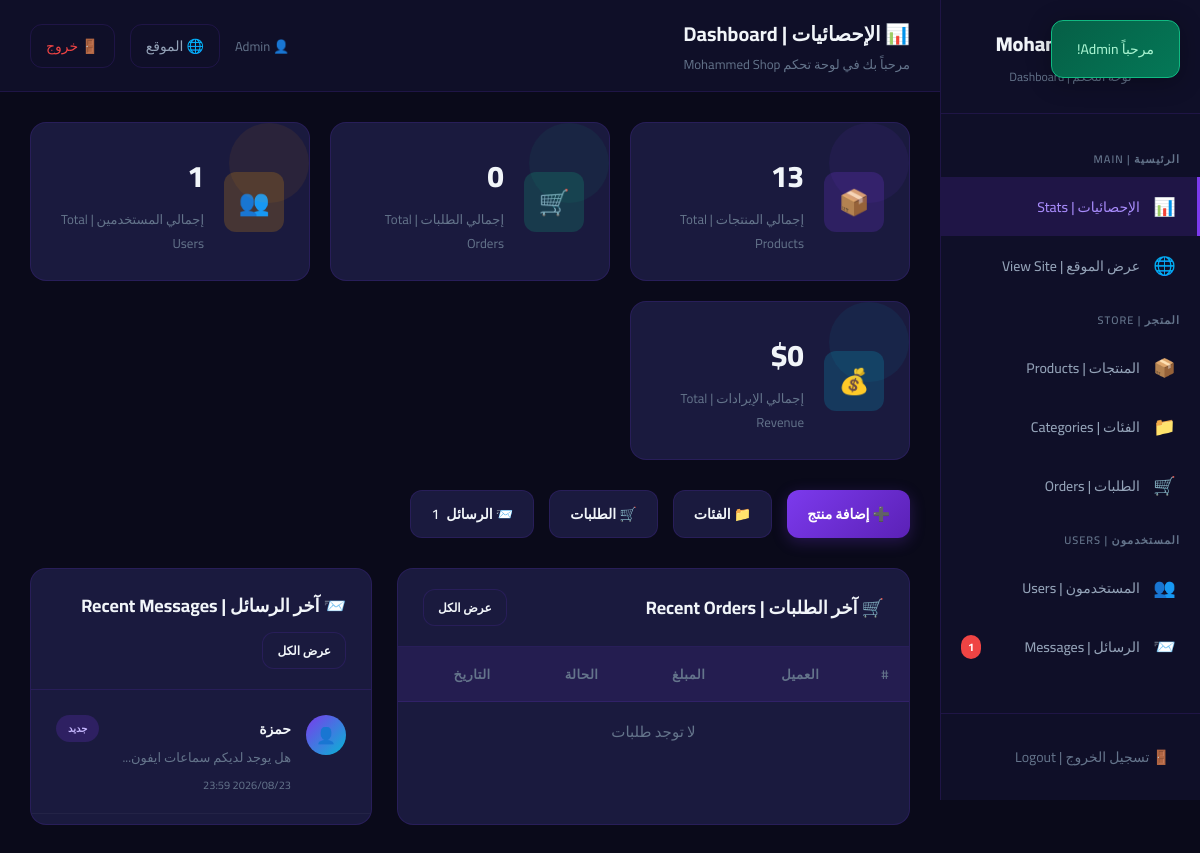
/admin/index.php (signed in), run on the app's committed database.
### tables this page shows
CREATE TABLE `messages` (
  `id` int(11) NOT NULL,
  `name` varchar(100) NOT NULL,
  `email` varchar(150) NOT NULL,
  `subject` varchar(255) DEFAULT NULL,
  `message` text NOT NULL,
  `is_read` tinyint(1) DEFAULT 0,
  `created_at` timestamp NOT NULL DEFAULT current_timestamp()
);

### includes/functions.php (called while the page is built, shortened)
<?php
function sanitize($data) {
    return htmlspecialchars(trim($data), ENT_QUOTES, 'UTF-8');
}
?>

### admin/index.php (the view, shortened to what this page needs)
<?php
require_once '../includes/functions.php';
$totalProducts  = $conn->query("SELECT COUNT(*) as c FROM products")->fetch_assoc()['c'];
$totalOrders    = $conn->query("SELECT COUNT(*) as c FROM orders")->fetch_assoc()['c'];
$totalUsers     = $conn->query("SELECT COUNT(*) as c FROM users WHERE role='user'")->fetch_assoc()['c'];
$totalMessages  = $conn->query("SELECT COUNT(*) as c FROM messages WHERE is_read=0")->fetch_assoc()['c'];
$totalRevenue   = $conn->query("SELECT COALESCE(SUM(total_amount),0) as rev FROM orders WHERE status != 'cancelled'")->fetch_assoc()['rev'];
$recentOrders = $conn->query("SELECT o.*, u.name as user_name FROM orders o JOIN users u ON o.user_id = u.id ORDER BY o.created_at DESC LIMIT 8");
$recentMessages = $conn->query("SELECT * FROM messages ORDER BY created_at DESC LIMIT 6");
require_once 'includes/admin_header.php';
?>
<div class="stats-grid">
    <div class="stat-card">
        <div class="stat-icon">📦</div>
        <div class="stat-info">
            <h3><?= $totalProducts ?></h3>
            <p>إجمالي المنتجات | Total Products</p>
        </div>
    </div>
    <div class="stat-card">
        <div class="stat-icon">🛒</div>
        <div class="stat-info">
            <h3><?= $totalOrders ?></h3>
            <p>إجمالي الطلبات | Total Orders</p>
        </div>
    </div>
    <div class="stat-card">
        <div class="stat-icon">👥</div>
        <div class="stat-info">
            <h3><?= $totalUsers ?></h3>
            <p>إجمالي المستخدمين | Total Users</p>
        </div>
    </div>
    <div class="stat-card">
        <div class="stat-icon">💰</div>
        <div class="stat-info">
            <h3>$<?= number_format($totalRevenue, 0) ?></h3>
            <p>إجمالي الإيرادات | Total Revenue</p>
        </div>
    </div>
</div>
<div style="display:flex;gap:1.5rem;flex-wrap:wrap;margin-bottom:3rem;">
    <a href="add_product.php" class="btn btn-primary">➕ إضافة منتج</a>
    <a href="categories.php" class="btn btn-secondary">📁 الفئات</a>
    <a href="orders.php" class="btn btn-secondary">
        🛒 الطلبات <?php if($pendingOrders): ?><span class="nav-badge"><?= $pendingOrders ?></span><?php endif; ?>
    </a>
    <a href="messages.php" class="btn btn-secondary">
        📨 الرسائل <?php if($totalMessages): ?><span class="nav-badge"><?= $totalMessages ?></span><?php endif; ?>
    </a>
</div>
<div style="display:grid;grid-template-columns:1.5fr 1fr;gap:2.5rem;">
    <div class="admin-table-card">
        <div class="table-header">
            <h3>🛒 آخر الطلبات | Recent Orders</h3>
            <a href="orders.php" class="btn btn-secondary btn-sm">عرض الكل</a>
        </div>
        <table class="admin-table">
            <thead>
                <tr>
                    <th>#</th>
                    <th>العميل</th>
                    <th>المبلغ</th>
                    <th>الحالة</th>
                    <th>التاريخ</th>
                </tr>
            </thead>
            <tbody>
                <?php if($recentOrders && $recentOrders->num_rows > 0): ?>
                <?php while($order = $recentOrders->fetch_assoc()):
                    $statusClass = ['pending'=>'warning','processing'=>'info','shipped'=>'primary','delivered'=>'success','cancelled'=>'danger'][$order['status']] ?? 'secondary';
                    $statusAr = ['pending'=>'قيد الانتظار','processing'=>'قيد المعالجة','shipped'=>'تم الشحن','delivered'=>'تم التسليم','cancelled'=>'ملغي'][$order['status']] ?? $order['status'];
                ?>
                <tr>
                    <td>#<?= $order['id'] ?></td>
                    <td><?= sanitize($order['user_name']) ?></td>
                    <td style="color:var(--primary-light);font-weight:700;">$<?= number_format($order['total_amount'], 2) ?></td>
                    <td><span class="badge badge-<?= $statusClass ?>"><?= $statusAr ?></span></td>
                    <td style="color:var(--text-muted);font-size:1.2rem;"><?= date('Y/m/d', strtotime($order['created_at'])) ?></td>
                </tr>
                <?php endwhile; ?>
                <?php else: ?>
                <tr><td colspan="5" class="admin-empty"><p>لا توجد طلبات</p></td></tr>
                <?php endif; ?>
            </tbody>
        </table>
    </div>
    <div class="admin-table-card">
        <div class="table-header">
            <h3>📨 آخر الرسائل | Recent Messages</h3>
            <a href="messages.php" class="btn btn-secondary btn-sm">عرض الكل</a>
        </div>
        <div style="padding:1rem 0;">
            <?php if($recentMessages && $recentMessages->num_rows > 0): ?>
            <?php while($msg = $recentMessages->fetch_assoc()): ?>
            <div style="padding:1.5rem 2.5rem;border-bottom:1px solid rgba(255,255,255,0.04);display:flex;gap:1.5rem;align-items:flex-start;">
                <div style="width:4rem;height:4rem;border-radius:50%;background:linear-gradient(135deg,var(--primary),var(--secondary));display:flex;align-items:center;justify-content:center;font-size:1.6rem;flex-shrink:0;">👤</div>
                <div style="flex:1;min-width:0;">
                    <div style="display:flex;justify-content:space-between;align-items:center;margin-bottom:0.3rem;">
                        <strong style="font-size:1.4rem;"><?= sanitize($msg['name']) ?></strong>
                        <?php if(!$msg['is_read']): ?>
                        <span class="badge badge-primary" style="font-size:1rem;">جديد</span>
                        <?php endif; ?>
                    </div>
                    <p style="font-size:1.3rem;color:var(--text-muted);white-space:nowrap;overflow:hidden;text-overflow:ellipsis;"><?= sanitize(substr($msg['message'], 0, 50)) ?>...</p>
                    <span style="font-size:1.1rem;color:var(--text-muted);"><?= date('Y/m/d H:i', strtotime($msg['created_at'])) ?></span>
                </div>
            </div>
            <?php endwhile; ?>
            <?php else: ?>
            <div class="admin-empty"><div class="empty-icon">📭</div><p>لا توجد رسائل</p></div>
            <?php endif; ?>
        </div>
    </div>
</div>
</div></main>
</body>
</html>

### css/admin.css (style rules this page uses)
:root { --admin-bg: #0a0a1a; --admin-sidebar: #0f0f28; --admin-card: #1a1a3e; --admin-card-hover: #212150; --admin-border: rgba(124, 58, 237, 0.15); --primary: #7c3aed; --primary-light: #a78bfa; --primary-dark: #5b21b6; --primary-glow: rgba(124, 58, 237, 0.25); --secondary: #06b6d4; --success: #10b981; --warning: #f59e0b; --danger: #ef4444; --text-primary: #f1f5f9; --text-secondary: #94a3b8; --text-muted: #64748b; --radius: 12px; --radius-lg: 16px; --shadow: 0 4px 24px rgba(0,0,0,0.3); --transition: all 0.3s cubic-bezier(0.4,0,0.2,1); --sidebar-width: 260px; }
*, *::before, *::after { margin:0; padding:0; box-sizing:border-box; }
html { font-size: 62.5%; }
body { font-family: 'Cairo', 'Inter', sans-serif; font-size:1.5rem; background:var(--admin-bg); color:var(--text-primary); min-height:100vh; display:flex; }
.stats-grid { display: grid; grid-template-columns: repeat(auto-fit, minmax(22rem, 1fr)); gap: 2rem; margin-bottom: 3rem; }
.stat-card { background: var(--admin-card); border: 1px solid var(--admin-border); border-radius: var(--radius-lg); padding: 2.5rem; display: flex; align-items: center; gap: 2rem; transition: var(--transition); position: relative; overflow: hidden; }
.stat-card::before { content: ''; position: absolute; top: 0; right: 0; width: 8rem; height: 8rem; border-radius: 50%; opacity: 0.07; }
.stat-card:nth-child(1)::before { background: var(--primary); }
.stat-card:nth-child(2)::before { background: var(--success); }
.stat-card:nth-child(3)::before { background: var(--warning); }
.stat-card:nth-child(4)::before { background: var(--secondary); }
.stat-card .stat-icon { width: 6rem; height: 6rem; border-radius: var(--radius); display: flex; align-items: center; justify-content: center; font-size: 2.5rem; flex-shrink: 0; }
.stat-card:nth-child(1) .stat-icon { background: rgba(124,58,237,0.2); }
.stat-card:nth-child(2) .stat-icon { background: rgba(16,185,129,0.2); }
.stat-card:nth-child(3) .stat-icon { background: rgba(245,158,11,0.2); }
.stat-card:nth-child(4) .stat-icon { background: rgba(6,182,212,0.2); }
.stat-card .stat-info h3 { font-size: 3rem; font-weight: 800; }
.stat-card .stat-info p { font-size: 1.3rem; color: var(--text-muted); margin-top: 0.3rem; }
.admin-table-card { background: var(--admin-card); border: 1px solid var(--admin-border); border-radius: var(--radius-lg); overflow: hidden; margin-bottom: 3rem; }
.table-header { padding: 2rem 2.5rem; border-bottom: 1px solid var(--admin-border); display: flex; align-items: center; justify-content: space-between; flex-wrap: wrap; gap: 1rem; }
.table-header h3 { font-size: 1.8rem; font-weight: 700; }
.admin-table { width: 100%; border-collapse: collapse; }
.admin-table th { background: rgba(124,58,237,0.1); padding: 1.5rem 2rem; text-align: right; font-size: 1.3rem; color: var(--text-muted); font-weight: 600; text-transform: uppercase; letter-spacing: 0.5px; white-space: nowrap; border-bottom: 1px solid var(--admin-border); }
.admin-table td { padding: 1.5rem 2rem; border-bottom: 1px solid rgba(255,255,255,0.04); font-size: 1.4rem; vertical-align: middle; }
.admin-table tr:last-child td { border-bottom: none; }
.badge { display: inline-block; padding: 0.4rem 1.2rem; border-radius: 50px; font-size: 1.2rem; font-weight: 600; }
.badge-primary { background: rgba(124,58,237,0.2); color: #c4b5fd; }
.btn { display:inline-flex; align-items:center; justify-content:center; gap:0.7rem; padding:1rem 2rem; border-radius:var(--radius); font-size:1.4rem; font-weight:600; cursor:pointer; transition:var(--transition); border:none; text-decoration:none; white-space:nowrap; }
.btn-primary { background:linear-gradient(135deg,var(--primary),var(--primary-dark)); color:#fff; box-shadow:0 4px 15px var(--primary-glow); }
.btn-secondary { background:var(--admin-card); color:var(--text-primary); border:1px solid var(--admin-border); }
.btn-sm { padding:0.6rem 1.4rem; font-size:1.2rem; }
.admin-empty { text-align:center; padding:5rem; color:var(--text-muted); }
.admin-empty p { font-size:1.5rem; }

### data on the page
messages: name "حمزة", is_read "جديد", message "هل يوجد لديكم سماعات ايفون", created_at "2026/08/23 23:59"

### other printed values
$flash['message'] "مرحباً Admin!"
$unreadMsg "1"
$pageTitle "📊 الإحصائيات | Dashboard"
$pageSubtitle "مرحباً بك في لوحة تحكم Mohammed Shop"
$_SESSION['user_name'] "Admin"
$totalProducts "13"
$totalOrders "0"
$totalUsers "1"
$totalRevenue "0"
$totalMessages "1"
